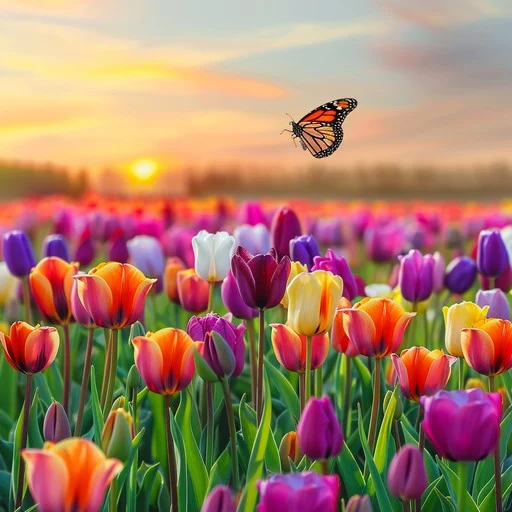
#> input picture images/tulips.jpg.webp, 512 x 512 px, found by its file name
$ python test_opencv_edges.py
#> lines starting #> are read from the running program, lines starting #| are printed output that depends on the picture; after the words box and inside, x2 and y2 are one past the last pixel; in counts of white or black regions, pixels touching at a corner belong together
import cv2

# image of tulips and a butterflu
image_path = 'C:/Users/Stella Barraza/Downloads/OpenCV/images/tulips.jpg.webp'

# Load the image
img = cv2.imread(image_path)
#> img is the input picture: shape (512, 512, 3); mean B, G, R 103.3, 125.5, 165
if img is None:
    print(f"Error: Could not load image from {image_path}")
    exit()

# Convert to grayscale
gray = cv2.cvtColor(img, cv2.COLOR_BGR2GRAY)
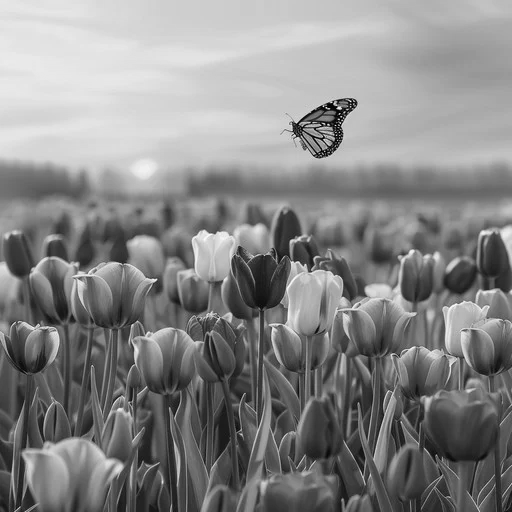
#> gray: shape (512, 512); min 1, max 254, mean 134.8

# Apply Canny edge detection
edges = cv2.Canny(gray, threshold1=100, threshold2=200)
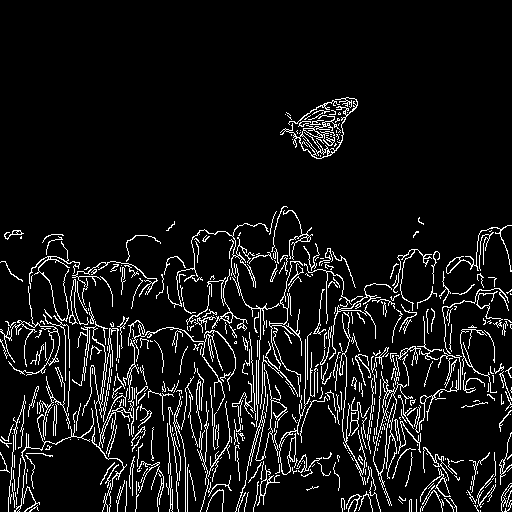
#> edges: shape (512, 512); 8% white in thin lines or dots, all inside (x1, y1, x2, y2) = (0, 97, 512, 512)

# Show the original image
cv2.imshow('Original Image', img)

# Show the edges
cv2.imshow('Edge Detection', edges)

# Wait until a key is pressed
cv2.waitKey(0)

# Close all windows
cv2.destroyAllWindows()
